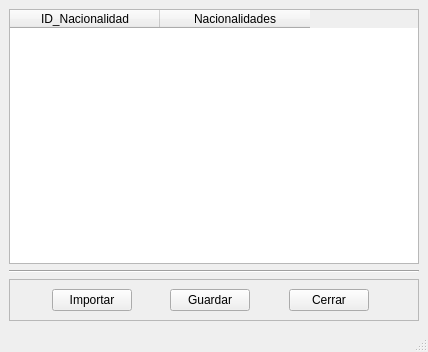
<?xml version="1.0" encoding="UTF-8"?>
<ui version="4.0">
 <class>listadodenacionalidades</class>
 <widget class="QMainWindow" name="listadodenacionalidades">
  <property name="windowModality">
   <enum>Qt::WindowModal</enum>
  </property>
  <property name="geometry">
   <rect>
    <x>0</x>
    <y>0</y>
    <width>428</width>
    <height>352</height>
   </rect>
  </property>
  <property name="windowTitle">
   <string>Listado de nacionalidades</string>
  </property>
  <widget class="QWidget" name="centralwidget">
   <layout class="QVBoxLayout" name="verticalLayout">
    <item>
     <widget class="QTableWidget" name="tableWidget">
      <property name="toolTip">
       <string>&lt;html&gt;&lt;head/&gt;&lt;body&gt;&lt;p&gt;El listado de nacionalidades se encuentra disponible en la página de la TSS a través del sistema SUIRPLUS. Es obligatorio colocar la nacionalidad correspondiente a cada trabajador en su ficha de datos.&lt;/p&gt;&lt;/body&gt;&lt;/html&gt;</string>
      </property>
      <property name="sizeAdjustPolicy">
       <enum>QAbstractScrollArea::AdjustToContents</enum>
      </property>
      <property name="editTriggers">
       <set>QAbstractItemView::SelectedClicked</set>
      </property>
      <property name="alternatingRowColors">
       <bool>true</bool>
      </property>
      <attribute name="horizontalHeaderDefaultSectionSize">
       <number>150</number>
      </attribute>
      <column>
       <property name="text">
        <string>ID_Nacionalidad</string>
       </property>
      </column>
      <column>
       <property name="text">
        <string>Nacionalidades</string>
       </property>
      </column>
     </widget>
    </item>
    <item>
     <widget class="Line" name="line">
      <property name="orientation">
       <enum>Qt::Horizontal</enum>
      </property>
     </widget>
    </item>
    <item>
     <layout class="QGridLayout" name="gridLayout"/>
    </item>
    <item>
     <widget class="QFrame" name="frame">
      <property name="frameShape">
       <enum>QFrame::StyledPanel</enum>
      </property>
      <property name="frameShadow">
       <enum>QFrame::Raised</enum>
      </property>
      <layout class="QHBoxLayout" name="horizontalLayout">
       <item>
        <spacer name="horizontalSpacer">
         <property name="orientation">
          <enum>Qt::Horizontal</enum>
         </property>
         <property name="sizeHint" stdset="0">
          <size>
           <width>30</width>
           <height>20</height>
          </size>
         </property>
        </spacer>
       </item>
       <item>
        <widget class="QPushButton" name="importar">
         <property name="toolTip">
          <string>&lt;html&gt;&lt;head/&gt;&lt;body&gt;&lt;p&gt;Presione éste botón para importar un archivo de MS Excel 2020 .xlsx con el listado de nacionalidades. El archivo debe ser contener dos columnas, la primera con el ID y la segunda con la nacionalidad. Se recomienda descargar el archivo del sistema SUIRPLUS y luego guardar como archivo de Ms Exel 2020 .xlsx.&lt;/p&gt;&lt;/body&gt;&lt;/html&gt;</string>
         </property>
         <property name="text">
          <string>Importar</string>
         </property>
        </widget>
       </item>
       <item>
        <spacer name="horizontalSpacer_2">
         <property name="orientation">
          <enum>Qt::Horizontal</enum>
         </property>
         <property name="sizeHint" stdset="0">
          <size>
           <width>29</width>
           <height>20</height>
          </size>
         </property>
        </spacer>
       </item>
       <item>
        <widget class="QPushButton" name="guardar">
         <property name="toolTip">
          <string>&lt;html&gt;&lt;head/&gt;&lt;body&gt;&lt;p&gt;Guarda todas las modificaciones en la base de datos.&lt;/p&gt;&lt;/body&gt;&lt;/html&gt;</string>
         </property>
         <property name="text">
          <string>Guardar</string>
         </property>
        </widget>
       </item>
       <item>
        <spacer name="horizontalSpacer_4">
         <property name="orientation">
          <enum>Qt::Horizontal</enum>
         </property>
         <property name="sizeHint" stdset="0">
          <size>
           <width>30</width>
           <height>20</height>
          </size>
         </property>
        </spacer>
       </item>
       <item>
        <widget class="QPushButton" name="cancelar">
         <property name="toolTip">
          <string>&lt;html&gt;&lt;head/&gt;&lt;body&gt;&lt;p&gt;Al presionar este botón se cierra la ventana sin cambiar nada.&lt;/p&gt;&lt;/body&gt;&lt;/html&gt;</string>
         </property>
         <property name="text">
          <string>Cerrar</string>
         </property>
        </widget>
       </item>
       <item>
        <spacer name="horizontalSpacer_3">
         <property name="orientation">
          <enum>Qt::Horizontal</enum>
         </property>
         <property name="sizeHint" stdset="0">
          <size>
           <width>40</width>
           <height>20</height>
          </size>
         </property>
        </spacer>
       </item>
      </layout>
     </widget>
    </item>
   </layout>
  </widget>
  <widget class="QMenuBar" name="menubar">
   <property name="geometry">
    <rect>
     <x>0</x>
     <y>0</y>
     <width>428</width>
     <height>18</height>
    </rect>
   </property>
  </widget>
  <widget class="QStatusBar" name="statusbar"/>
 </widget>
 <resources/>
 <connections/>
</ui>
